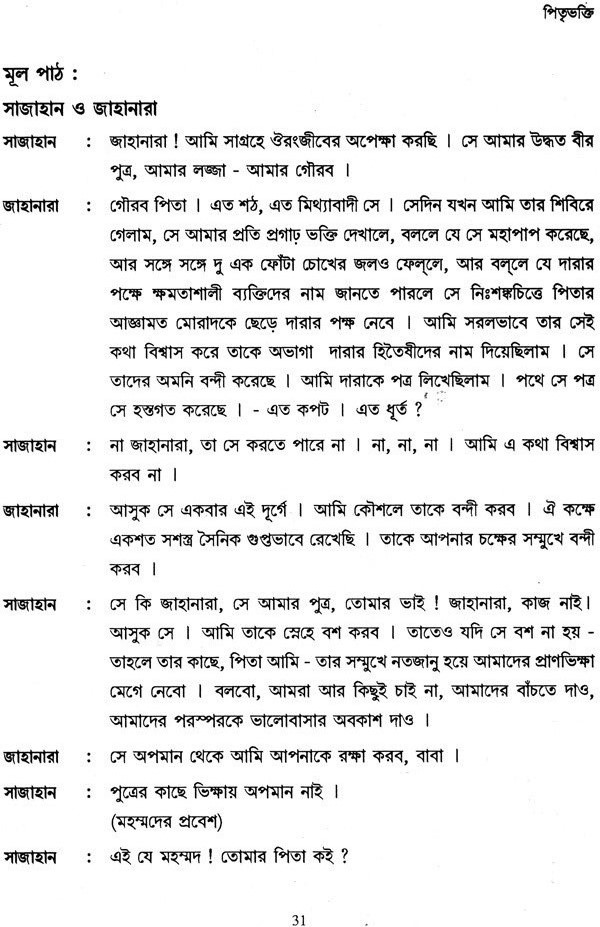
#> input picture bangla.jpg, 600 x 927 px
$ python HPP2.py
#> lines starting #> are read from the running program, lines starting #| are printed output that depends on the picture; after the words box and inside, x2 and y2 are one past the last pixel; in counts of white or black regions, pixels touching at a corner belong together
import cv2
import matplotlib.pyplot as plt


img = cv2.imread("bangla.jpg")
#> img is the input picture: shape (927, 600, 3); min 0, max 255, mean 234.6
gray = cv2.cvtColor(img, cv2.COLOR_BGR2GRAY)
plt.figure(figsize=(10,10))


th, threshed = cv2.threshold(gray, 127, 255, cv2.THRESH_BINARY_INV|cv2.THRESH_OTSU)
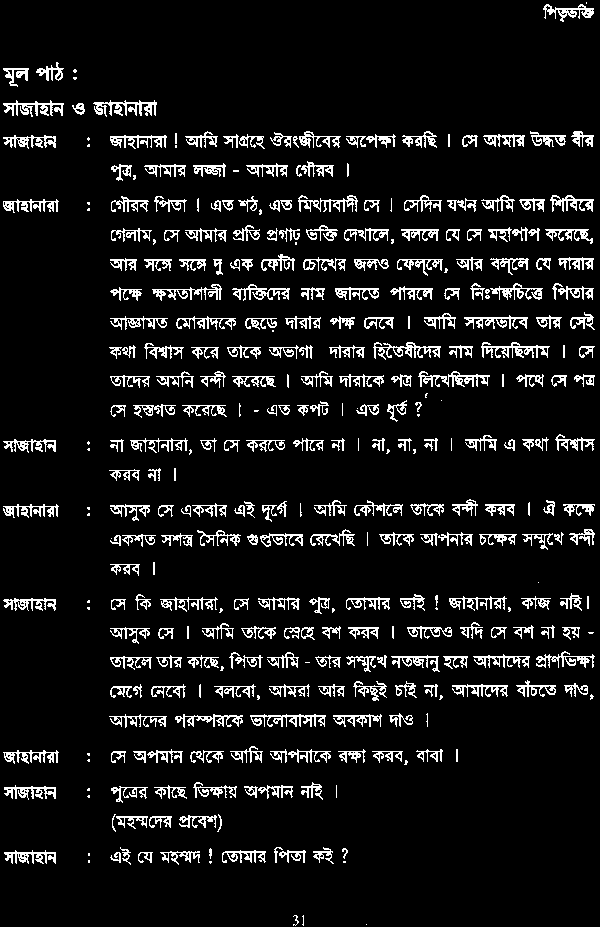
#> threshed: shape (927, 600); 8.5% white in thin lines or dots
#> th = 153
plt.figure(figsize=(10,10))


pts = cv2.findNonZero(threshed)
#> pts = contour of 47475 points, box (x1, y1, x2, y2) (3, 2, 595, 926), area 143854
ret = cv2.minAreaRect(pts)
#> ret = ((298.5, 463.5), (923, 591), -90)

(cx,cy), (w,h), ang = ret
#> cx = 298.5; cy = 463.5; w = 923; h = 591; ang = -90
if w>h:
    w,h = h,w
#> w = 591; h = 923
    ang += 90
#> ang = 0
ret


M = cv2.getRotationMatrix2D((cx,cy), ang, 1.0)
#> M = [[1, 0, 0], [0, 1, 0]]
rotated = cv2.warpAffine(threshed, M, (img.shape[1], img.shape[0]))
plt.figure(figsize=(10,10))


hist = cv2.reduce(rotated,1, cv2.REDUCE_AVG).reshape(-1)
#> hist = 927 values, max 171 at index 136, min 0 at index 0, mean 21.75


th = 2
H,W = img.shape[:2]
#> H = 927; W = 600
uppers = [y for y in range(H-1) if hist[y]<=th and hist[y+1]>th]
#> uppers = 31 values from 3 to 923
lowers = [y for y in range(H-1) if hist[y]>th and hist[y+1]<=th]
#> lowers = 31 values from 17 to 924


rotated = cv2.cvtColor(rotated, cv2.COLOR_GRAY2BGR)
#> rotated: shape (927, 600, 3); 8.5% white in thin lines or dots
for y in uppers:
    cv2.line(rotated, (0,y), (W, y), (255,0,0), 1)
#> this loop made 31 passes
#> y on passes 1 to 12: 3, 66, 83, 99, 130, 161, 194, 224, 255, 282, 312, 341
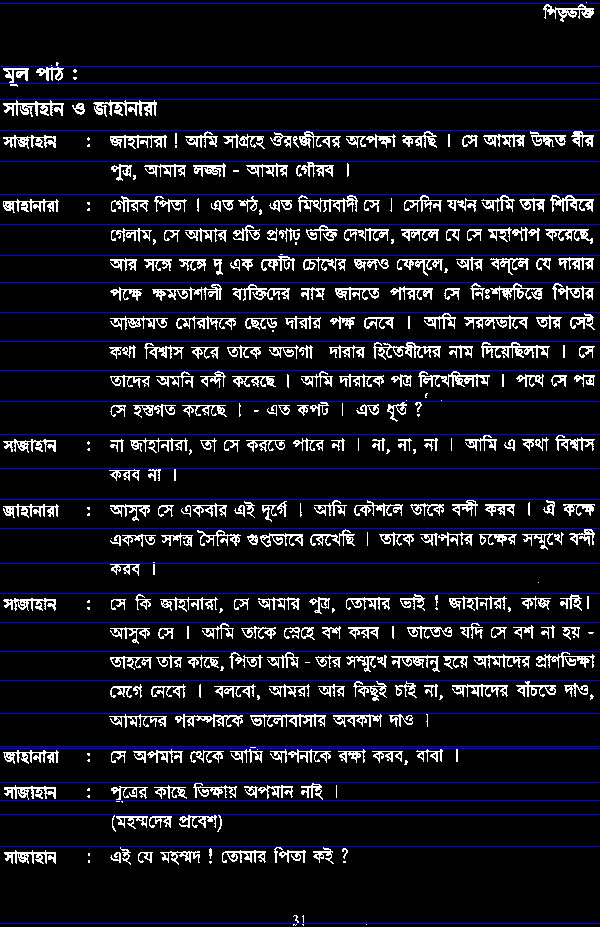
#> rotated: shape (927, 600, 3); mean B, G, R 30.3, 21.7, 21.7

for y in lowers:
    cv2.line(rotated, (0,y), (W, y), (0,255,0), 1)
#> this loop made 31 passes
#> y on passes 1 to 12: 17, 80, 85, 115, 147, 179, 211, 243, 274, 299, 329, 358
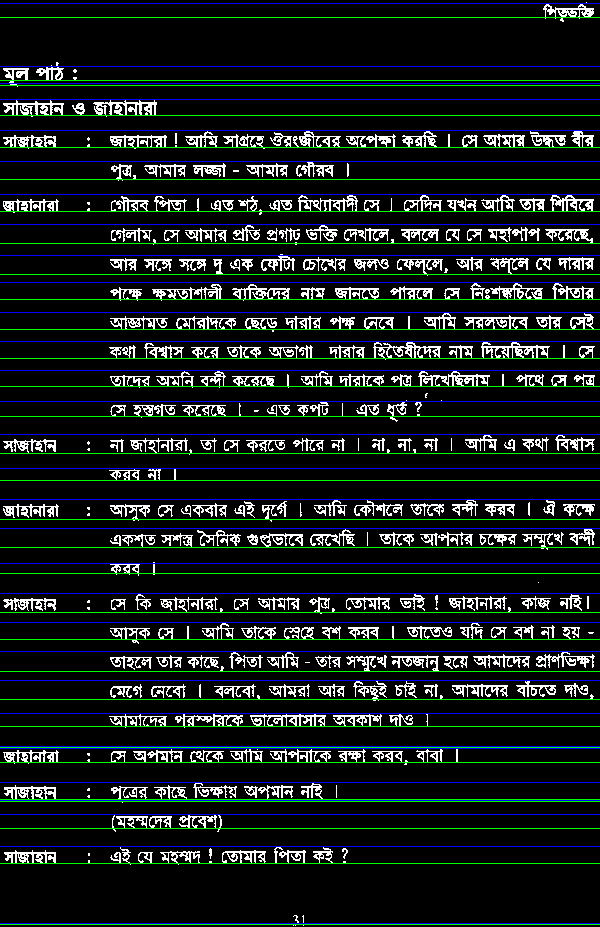
#> rotated: shape (927, 600, 3); 3.34% of pixels changed, all inside (x1, y1, x2, y2) = (0, 17, 600, 925)


cv2.imwrite("result.png", rotated)


############ save output ##############
k = cv2.waitKey(0) & 0xFF
#> (key Esc is pressed here)
# press ESC to close
if k == 27:
    cv2.destroyAllWindows()
# press s to save the output
elif k == ord('s'):
    cv2.imwrite('result.png',rotated)
    cv2.destroyAllWindows()
#########################################

$ run again, with fig.jpg copied over bangla.jpg
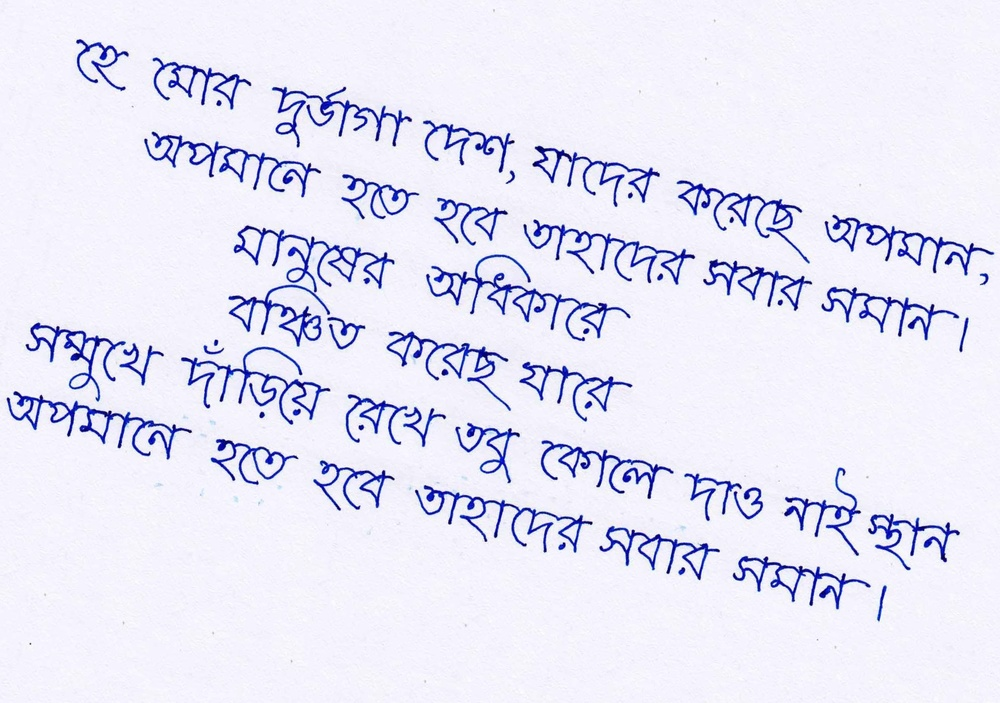
#> input picture fig.jpg, 1000 x 703 px, shrunk from 1996 x 1403 before the run
#> img is the input picture: shape (703, 1000, 3); mean B, G, R 245.8, 230.1, 230.7
#> `th, threshed = cv2.threshold(gray, 127, 255, cv2.THRESH_BINARY_INV|cv2..`:
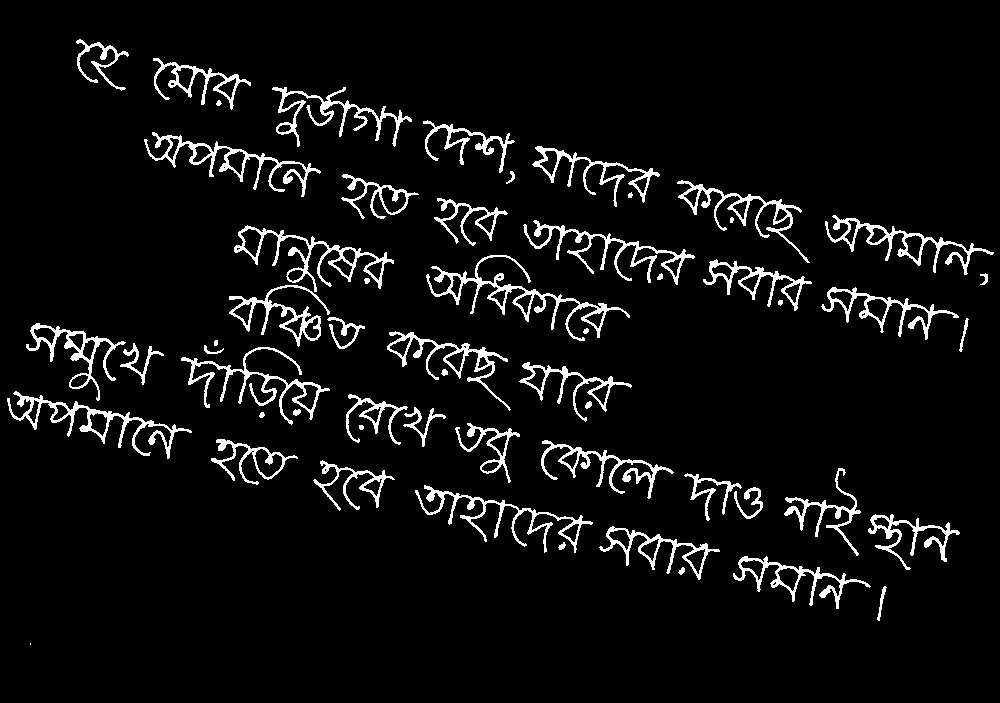
#> threshed: shape (703, 1000); 5.8% white; 57 white regions (1 under 20 px), largest, box (x1, y1, x2, y2) and area: (426, 255, 630, 341) 2189, (7, 391, 192, 459) 1853, (234, 225, 394, 292) 1762
#> th = 150
#> pts = contour of 40594 points, box (x1, y1, x2, y2) (7, 39, 994, 645), area 260288
#> ret = ((491.1, 421), (604.6, 960.8), -79.63)
#> cx = 491.1; cy = 421; w = 604.6; h = 960.8; ang = -79.63
#> M = [[0.18, -0.984, 816.9], [0.984, 0.18, -137.8]]
#> `rotated = cv2.warpAffine(threshed, M, (img.shape[1], img.shape[0]))`:
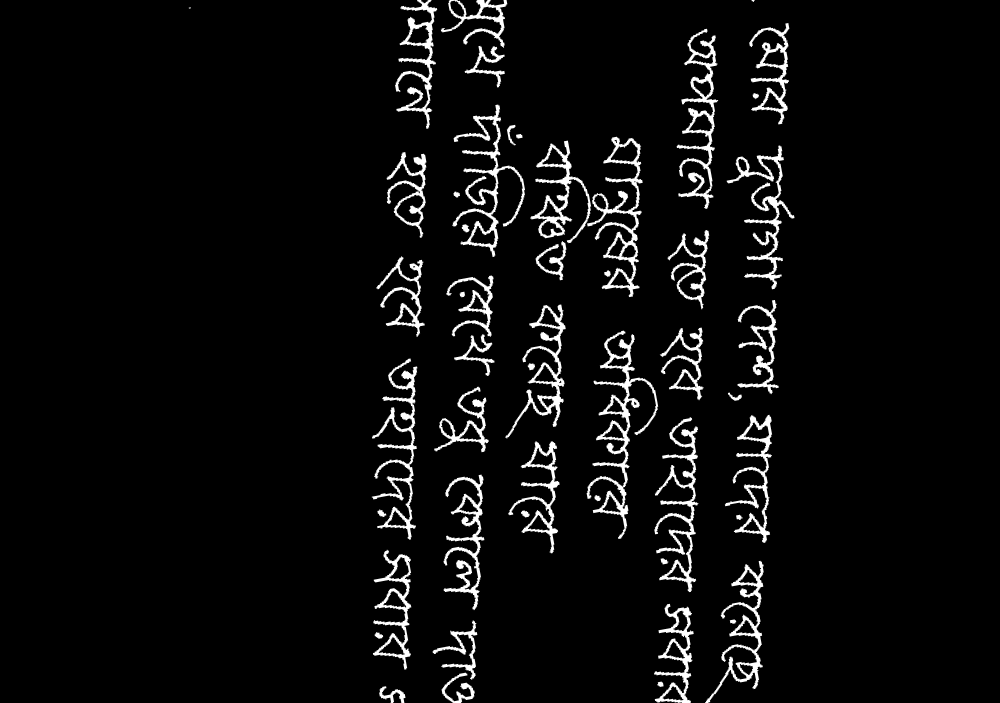
#> rotated: shape (703, 1000); min 0, max 255, mean 11.9
#> hist = 703 values, max 29 at index 180, min 3 at index 543, mean 11.85
#> uppers = []
